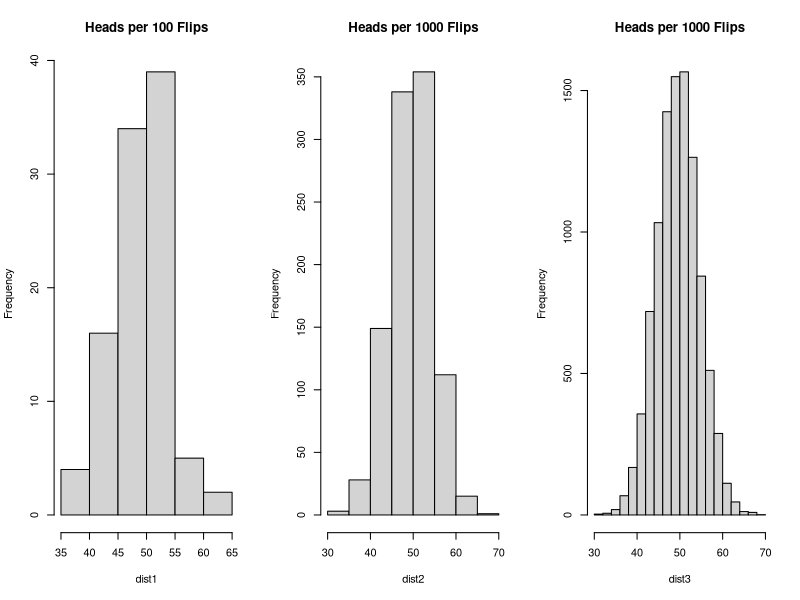
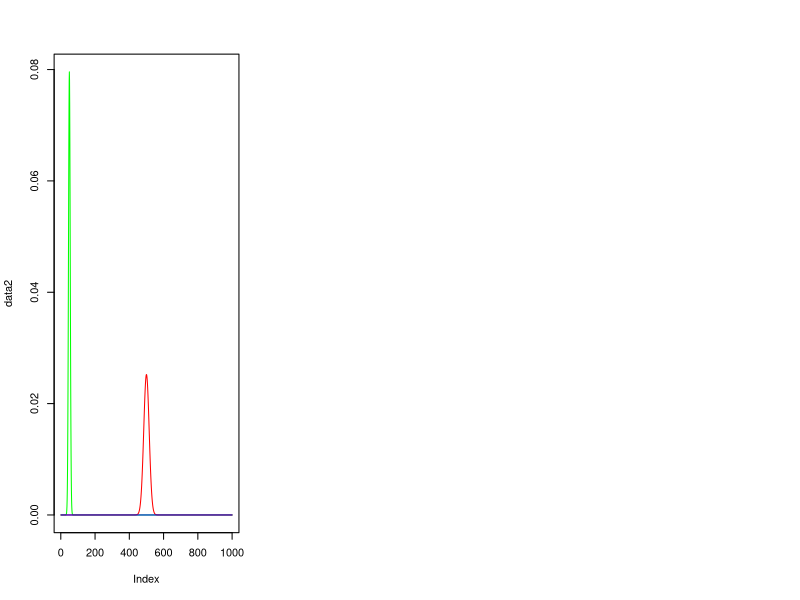
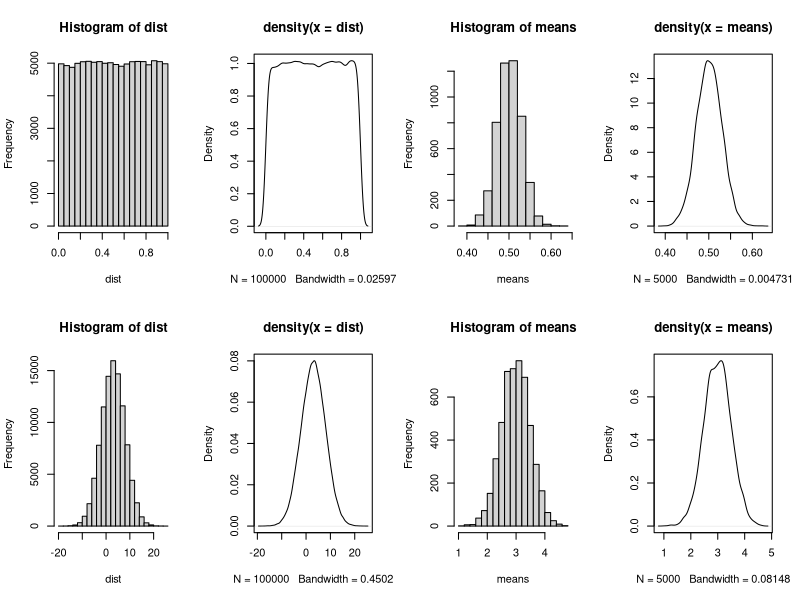

Generate these figures, in order, with R:
# 1
values <- c(58, 74, 69, 81, 64, 120, 55, 71, 77, 65, 23000)

empVar <- function(values) {
  mean <- mean(values)
  factor = 1 / length(values)
  factor * sum(sapply(values, function(x) { (mean - x)^2 }))
}

sampVar <- function(values) {
  mean <- mean(values)
  factor = 1 / (length(values) - 1)
  factor * sum(sapply(values, function(x) { (mean - x)^2 }))
}

empVar(values)
sampVar(values)
var(values)

# 2a
empVar <- function(values) {
  mean <- mean(values)
  factor = 1 / length(values)
  factor * sum(sapply(values, function(x) { (mean - x)^2 }))
}

dist1 = rbinom(100, 100, 0.5)
dist2 = rbinom(1000, 100, 0.5)
dist3 = rbinom(10000, 100, 0.5)

par(mfrow=c(1,3))
hist(dist1, main="Heads per 100 Flips")
hist(dist2, main="Heads per 1000 Flips")
hist(dist3, main="Heads per 1000 Flips")

# 2b
library("plyr")
mapply(each(mean, median, empVar, var), data.frame(
  "100 Flips" = dist1,
  "1000 Flips" = dist2,
  "10000 Flips" = dist3)
)

# 2c
# TODO georg
x <- seq(1, 1000)
data2 <- dbinom(x, 100, 1/2)
data3 <- dbinom(x, 1000, 1/2)
data4 <- dbinom(x, 10000, 1/2)

plot(data2, type="n")
lines(data2, col="green")
lines(data3, col="red")
lines(data4, col="blue")

#3 
uniDist <- runif(100000)
normDist <- rnorm(100000, 3, 5)

uniMeans <- colMeans(replicate(5000, sample(uniDist, 100)))
normMeans <- colMeans(replicate(5000, sample(normDist, 100)))

par(mfrow=c(2,4))
graphs <- function(dist, means) {
    hist(dist)
    plot(density(dist))
    hist(means)
    plot(density(means))
}

graphs(uniDist, uniMeans)
graphs(normDist, normMeans)

# 4d
algoA <- c(0.90, 0.87, 0.92, 0.88, 0.90, 0.85, 0.91, 0.90, 0.87, 0.95, 0.90)
algoB <- c(0.89, 0.95, 0.87, 0.94, 0.92, 0.86, 0.84, 0.92, 0.88, 0.83, 0.90)
k = 11

eabar = mean(algoA)
ebbar = mean(algoB)
dbar = eabar - ebbar

s_d = sqrt(var(algoA) / k + var(algoB) / k)

#4e
y = (dbar) * sqrt(k) / s_d

alpha = 1 - 0.95
t = qt(1-alpha/2, df=(k-1))

acceptH0 = abs(y) < t

#5 
meanDiameter = 2.012
deviation = 0.1
n <- 200

z = (meanDiameter - 2) / (deviation / sqrt(n))

# P(Z < z)
pt(z,df=n-1)


#7
#a
entropy <- function(values) {
  -sum(sapply(values, function(x) { x * log2(x)}))
}

values <- replicate(6, 1/6)
entropy(values)

#b
values <- c(8/100, 15/100, 1/2, 4/100, 15/100, 8/100)
entropy(values)
